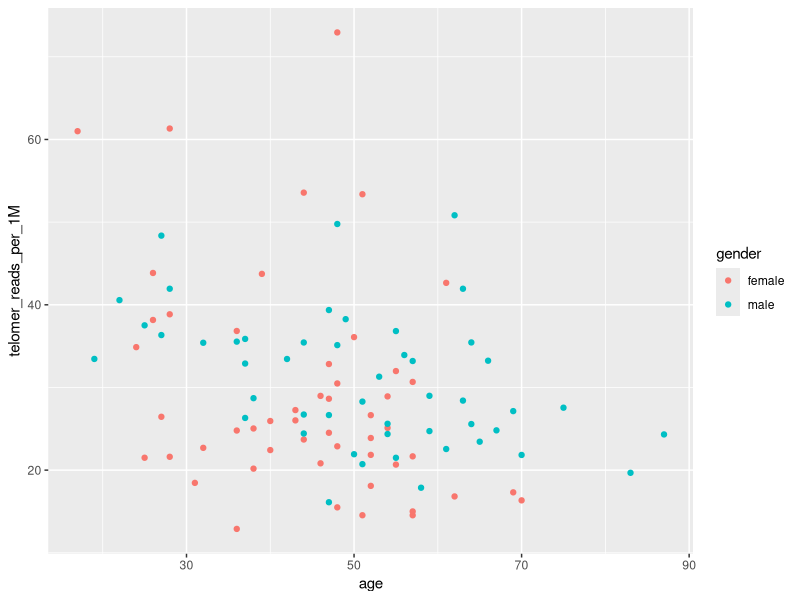
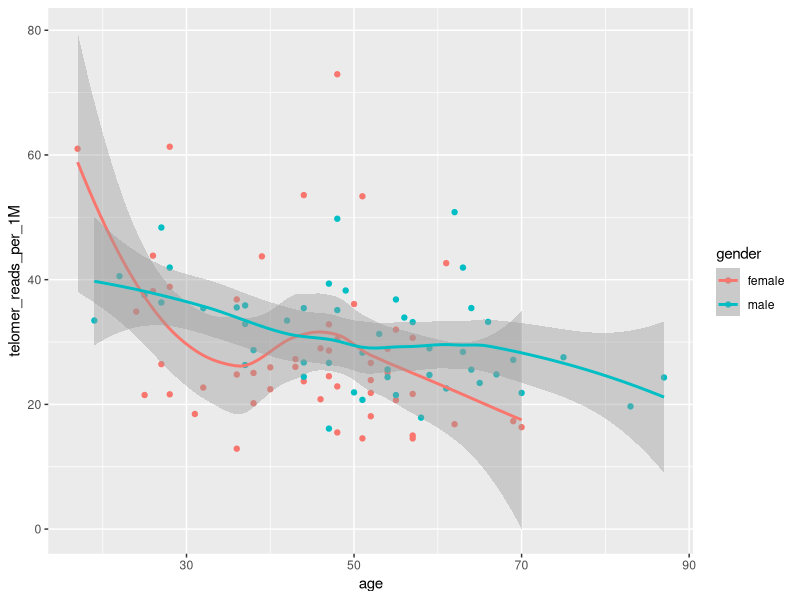
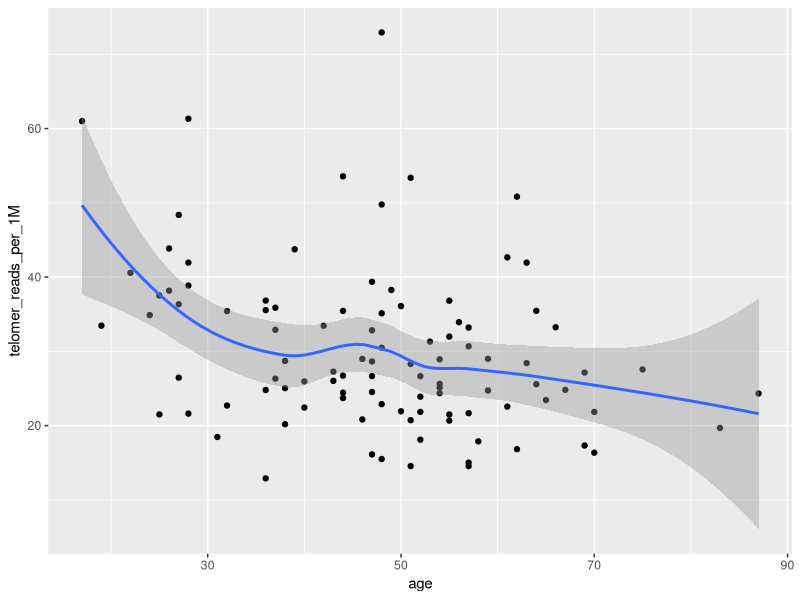
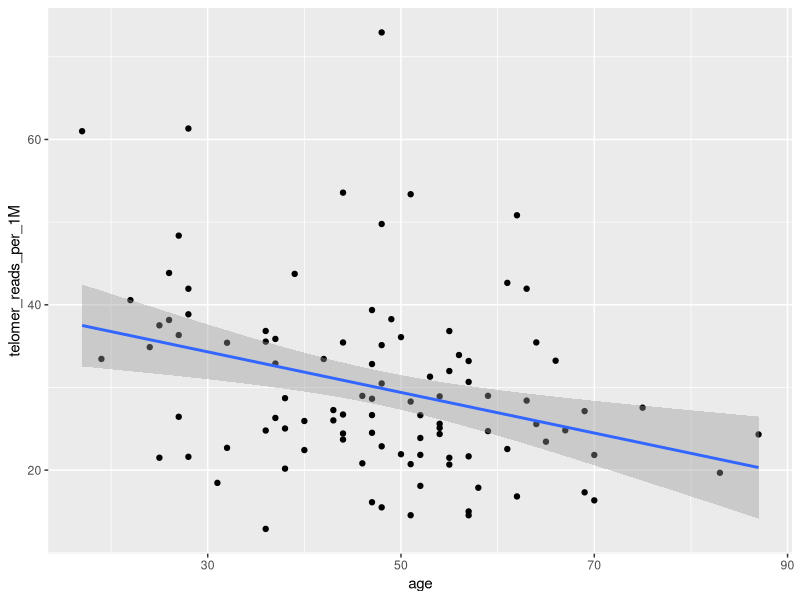

Generate these figures, in order, with R:
# R script to demonstrate regression analysis

library(ggplot2)

#Read data from file
# telomere length and age from healthy people
 
telomere_data<-read.csv("read_counts_counting.txt",header=TRUE,sep="\t")
str(telomere_data)

#Plot data
ggplot(telomere_data, aes(x=age,y=telomer_reads_per_1M,color=gender)) + geom_point()

#Plot again but with Loess fit
ggplot(telomere_data, aes(x=age,y=telomer_reads_per_1M,color=gender)) + geom_point() + geom_smooth()

#Plot again but with Loess fit
ggplot(telomere_data, aes(x=age,y=telomer_reads_per_1M)) + geom_point() + geom_smooth()

#Plot again but with Linear Model fit
ggplot(telomere_data, aes(x=age,y=telomer_reads_per_1M)) + geom_point() + geom_smooth(method=lm)

#Start with calculation of correlation
cor.test(telomere_data$age,telomere_data$telomer_reads_per_1M)
cor.test(telomere_data$age,telomere_data$telomer_reads_per_1M,method="spearman")

#Calculate a linear model
model = lm(age ~ telomer_reads_per_1M, data=telomere_data)
summary(model)


#Predict a new value
new_data<-data.frame(telomer_reads_per_1M=c(15,20,10))
prediction<-predict(model,newdata=new_data)

#Check for new data

